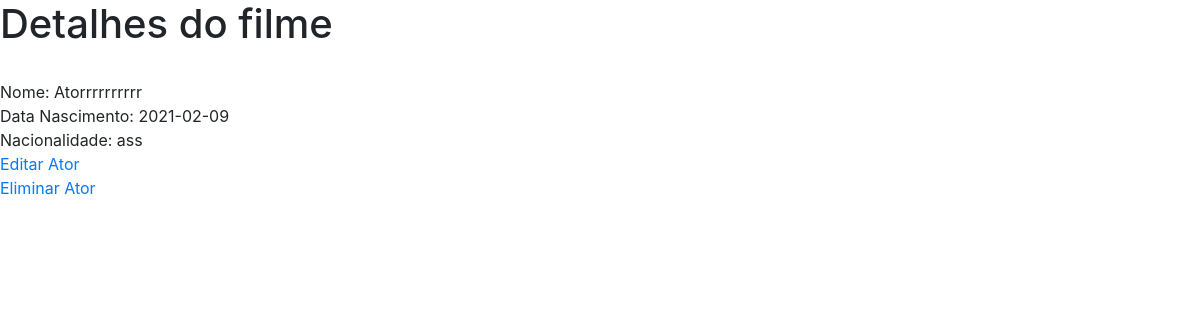
The page /projeto-filmes/atores_show.php?ator=1 (signed in) on the database its author committed.
### tables this page shows
CREATE TABLE `atores` (
  `id_ator` int(11) NOT NULL,
  `nome` varchar(60) NOT NULL,
  `data_nascimento` date NOT NULL,
  `nacionalidade` varchar(20) NOT NULL
);

### projeto-filmes/atores_show.php (the view, shortened to what this page needs)
<?php
include "css.php";
    if($_SESSION['login']== "correto" && isset($_SESSION['login'])){
        if($_SERVER['REQUEST_METHOD']=="GET"){
            $idAtor=$_GET['ator'];
            $con = new mysqli("localhost","root","","filmes");
            if($con->connect_errno!=0){
                echo 'Occoreu um erro no acesso à base de dados. <br>'.$con->connect_error;
                exit();
            }
            else{
                $sql = 'select * from atores where id_ator = ?';
                $stm = $con->prepare($sql);
                if($stm!=false){
                    $stm->bind_param('i',$idAtor);
                    $stm->execute();
                    $res=$stm->get_result();
                    $livro = $res->fetch_assoc();
                }
            }
        }
        ?>
<!DOCTYPE html>
<html>
<head>
</head>
<body>
<h1>Detalhes do filme</h1>
<?php
    if(isset($livro)){
        echo '<br>';
        echo "Nome: ".$livro['nome'];
        echo '<br>';
        echo "Data Nascimento: ".$livro['data_nascimento'];
        echo '<br>';
        echo "Nacionalidade: ".$livro['nacionalidade'];
        echo '<br>';
    }
    else{
        echo '<h2>Parece que o filme selecionado não existe. <br>Confirme a sua seleção.</h2>';
    }
    echo '<a href="atores_edit.php?ator='.$livro['id_ator'].'">Editar Ator</a><br>';
    echo '<a href="atores_delete.php?ator='.$livro['id_ator'].'">Eliminar Ator</a>';
?>
</body>
</html>
<?php
    }
    else{
        echo "Precisa estar logado.<br>";
        echo "A ser redirecionado para a pagina de login";
        header("refresh:5; url=login.php");
    }
?>

### rows shown on the page
atores: nome "Atorrrrrrrrrr", data_nascimento "2021-02-09", nacionalidade "ass"
